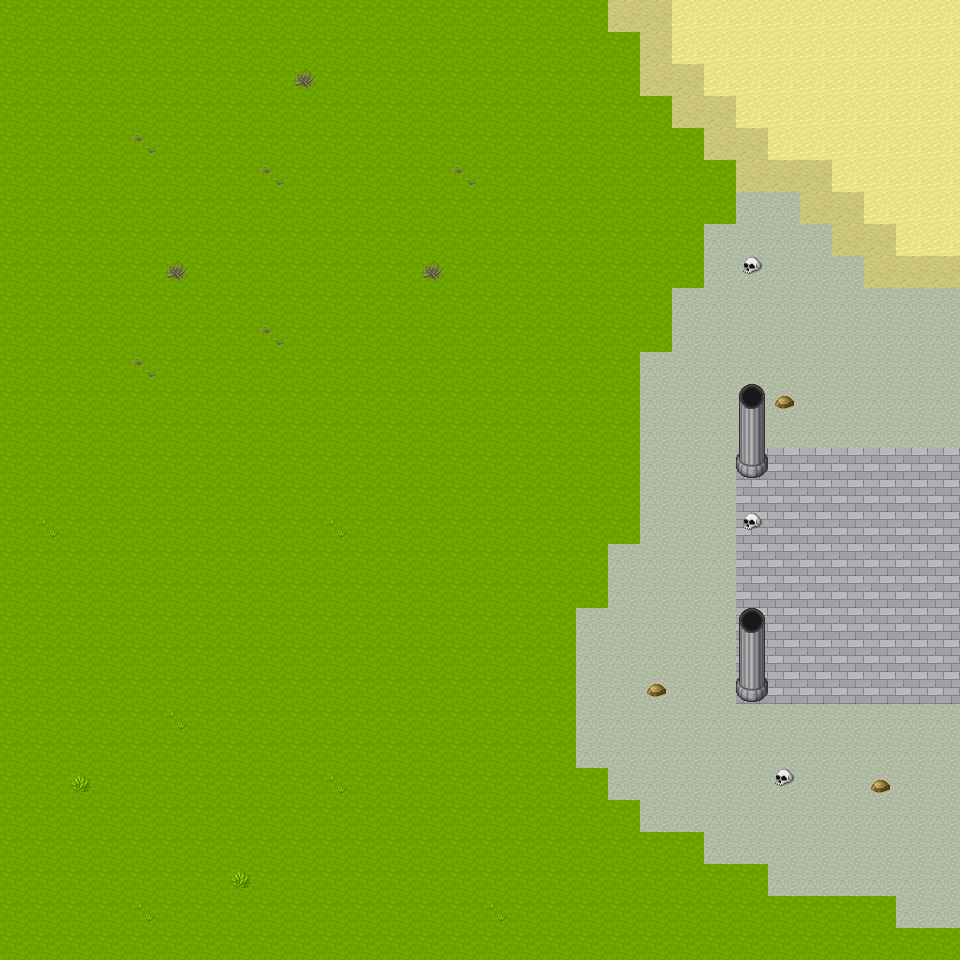

This game map was drawn from its Tiled (.tmx) file and the tilesets committed beside it. A one-line description and the trimmed map source follow:
An orthogonal 30x30 tile map with 32x32 px tiles, 9 tile layers (Ground, Beach, Riser, Flowers, ...).

<map version="1.5" tiledversion="1.7.2" orientation="orthogonal" renderorder="right-down" width="30" height="30" tilewidth="32" tileheight="32" infinite="0" nextlayerid="10" nextobjectid="1">
 <tileset firstgid="1" name="Base" tilewidth="32" tileheight="32" tilecount="1064" columns="8">
  <image source="Tilesets/Base.png" width="256" height="4256" />
 </tileset>
 <layer id="1" name="Ground" width="30" height="30">
  <data>[900 cells, 900 non-empty, 5 distinct tile ids]</data>
 </layer>
 <layer id="2" name="Beach" width="30" height="30">
  <data>[900 cells, 0 non-empty, 0 distinct tile ids]</data>
 </layer>
 <layer id="3" name="Riser" width="30" height="30">
  <data>[900 cells, 0 non-empty, 0 distinct tile ids]</data>
 </layer>
 <layer id="4" name="Flowers" width="30" height="30">
  <data>[900 cells, 16 non-empty, 4 distinct tile ids]</data>
 </layer>
 <layer id="5" name="Buildings" width="30" height="30">
  <data>[900 cells, 0 non-empty, 0 distinct tile ids]</data>
 </layer>
 <layer id="6" name="Building Props" width="30" height="30">
  <data>[900 cells, 0 non-empty, 0 distinct tile ids]</data>
 </layer>
 <layer id="7" name="Door" width="30" height="30">
  <data>[900 cells, 0 non-empty, 0 distinct tile ids]</data>
 </layer>
 <layer id="8" name="Door 2" width="30" height="30">
  <data>[900 cells, 0 non-empty, 0 distinct tile ids]</data>
 </layer>
 <layer id="9" name="Props" width="30" height="30">
  <data>[900 cells, 12 non-empty, 5 distinct tile ids]</data>
 </layer>
</map>
